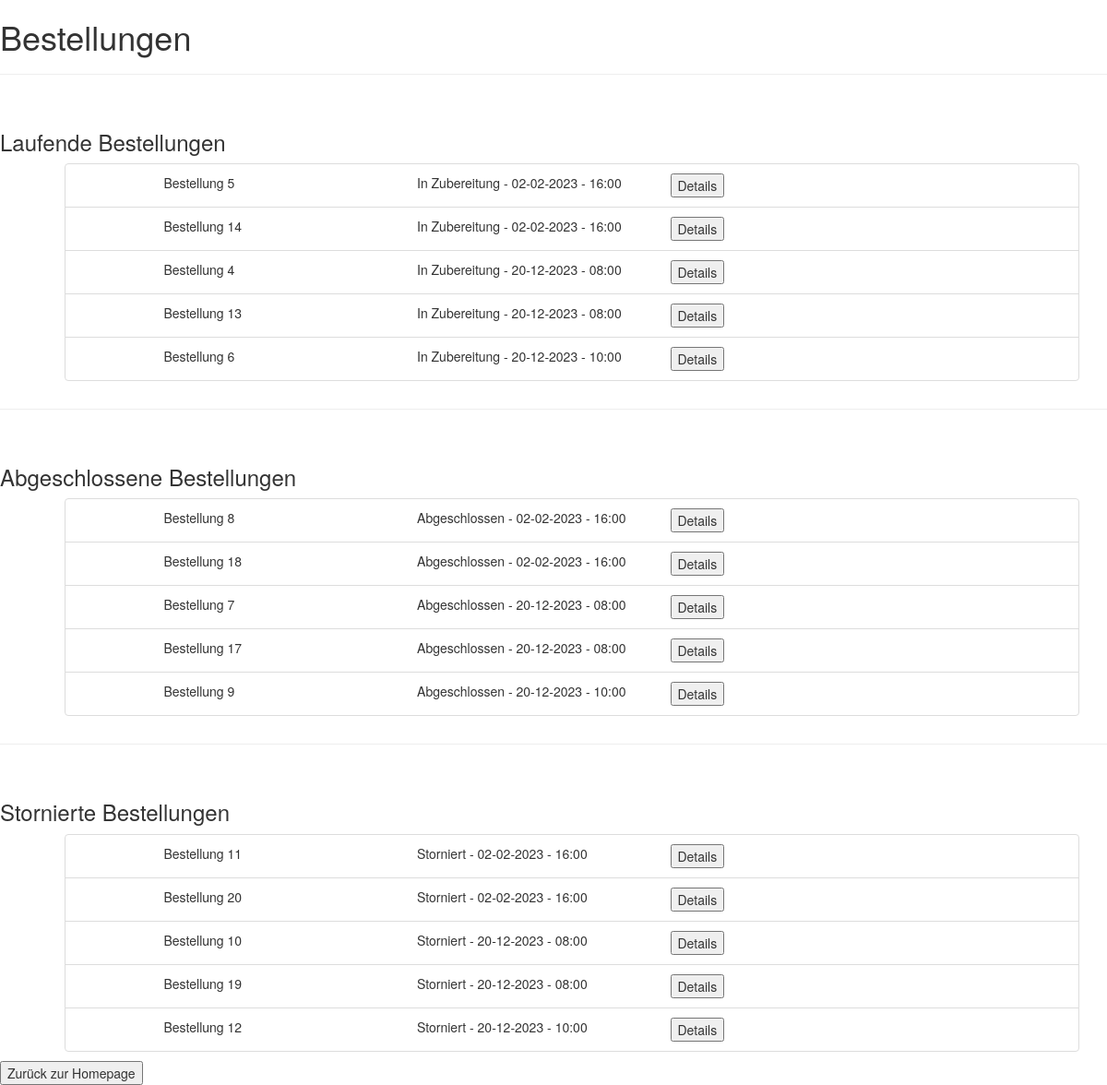
The app's page /restaurant/bestellungen (signed in) with its own data.
### tables this page shows
CREATE TABLE 'bestellung' ('bestell_id' INTEGER PRIMARY KEY AUTOINCREMENT,'status' TEXT, 'eingangsTag' DATE, 'eingangsUhrzeit' TIME, 'zusatztext' TEXT, 'restaurant_username' TEXT, 'customer_username' TEXT, FOREIGN KEY (restaurant_username) references restaurant(username), FOREIGN KEY (customer_username) references kunde(username));

### app.py (the view)
@app.route('/restaurant/bestellungen')
def restaurantOrders():
    if(not 'restaurant_username' in session):
        return render_template('restaurant_login.html')
    username = session['restaurant_username']
    pendingOrders = zugreifer.getPendingOrdersForRestaurant(username)
    finishedOrders = zugreifer.getFinishedOrdersForRestaurant(username)
    canceledOrders = zugreifer.getCanceledOrdersForRestaurant(username)
    return render_template('restaurant_orders.html', pendingOrders = pendingOrders, finishedOrders = finishedOrders, canceledOrders = canceledOrders)

### zugreifer.py (called while the page is built)
def getPendingOrdersForRestaurant(username):
    con = sqlite3.connect("Database.db")
    cur = con.cursor()
    result = cur.execute("SELECT * FROM bestellung where restaurant_username='" + username + "' and status='In Zubereitung' order by eingangsTag asc , eingangsUhrzeit asc;");
    pendingOrders = list()
    for x in result:
        pendingOrders.append(order(x[0], x[1], x[2], x[3], x[4], x[5], x[6]))
    cur.close()
    con.close()
    return pendingOrders;

def getFinishedOrdersForRestaurant(username):
    con = sqlite3.connect("Database.db")
    cur = con.cursor()
    result = cur.execute("SELECT * FROM bestellung where restaurant_username='" + username + "' and status='Abgeschlossen' order by eingangsTag asc , eingangsUhrzeit asc;");
    finishedOrders = list()
    for x in result:
        finishedOrders.append(order(x[0], x[1], x[2], x[3], x[4], x[5], x[6]))
    cur.close()
    con.close()
    return finishedOrders;

def getCanceledOrdersForRestaurant(username):
    con = sqlite3.connect("Database.db")
    cur = con.cursor()
    result = cur.execute("SELECT * FROM bestellung where restaurant_username='" + username + "' and status='Storniert' order by eingangsTag asc , eingangsUhrzeit asc;");
    canceledOrders = list()
    for x in result:
        canceledOrders.append(order(x[0], x[1], x[2], x[3], x[4], x[5], x[6]))
    cur.close()
    con.close()
    return canceledOrders;

### templates/restaurant_orders.html (shortened to what this page needs)
<!DOCTYPE html>
<html>
    <head>
        <link rel="stylesheet" href="https://maxcdn.bootstrapcdn.com/bootstrap/3.4.1/css/bootstrap.min.css">
    </head>
    <body>
        <h1>Bestellungen</h1>
        <hr><br>
        <h3>Laufende Bestellungen</h3>
        <div class="container">
            <ul>
                {%for pendingOrder in pendingOrders%}
                <li class="list-group-item" style="list-style-type: none;">
                    <div class="row">
                        <div class="col-sm-1"></div>
                        <div class="col-sm-3">
                            Bestellung {{ pendingOrder.orderId }}
                        </div>
                        <div class="col-sm-3">
                            {{ pendingOrder.status }} - {{ pendingOrder.date }} - {{ pendingOrder.time }}
                        </div>
                        <div class="col-sm-3">
                            <form action="{{ url_for('restaurantOrderDetails',orderId = pendingOrder.orderId) }}" method=post >
                                <button type="submit">Details</button>
                            </form>
                        </div>
                </li>
                {% endfor %}
            </ul>
        </div>
        <hr><br>
        <h3>Abgeschlossene Bestellungen</h3>
        <div class="container">
            <ul>
                {%for finishedOrder in finishedOrders %}
                <li class="list-group-item" style="list-style-type: none;">
                    <div class="row">
                        <div class="col-sm-1"></div>
                        <div class="col-sm-3">
                            Bestellung {{ finishedOrder.orderId }}
                        </div>
                        <div class="col-sm-3">
                            {{ finishedOrder.status }} - {{ finishedOrder.date }} - {{ finishedOrder.time }}
                        </div>
                        <div class="col-sm-3">
                            <form action="{{ url_for('restaurantOrderDetails',orderId = finishedOrder.orderId) }}" method=post >
                                <button type="submit">Details</button>
                            </form>
                        </div>
                </li>
                {% endfor %}
            </ul>
        </div>
        <hr><br>
        <h3>Stornierte Bestellungen</h3>
        <div class="container">
            <ul>
                {%for canceledOrder in canceledOrders %}
                <li class="list-group-item" style="list-style-type: none;">
                    <div class="row">
                        <div class="col-sm-1"></div>
                        <div class="col-sm-3">
                            Bestellung {{ canceledOrder.orderId }}
                        </div>
                        <div class="col-sm-3">
                            {{ canceledOrder.status }} - {{ canceledOrder.date }} - {{ canceledOrder.time }}
                        </div>
                        <div class="col-sm-3">
                            <form action="{{ url_for('restaurantOrderDetails',orderId = canceledOrder.orderId) }}" method=post >
                                <button type="submit">Details</button>
                            </form>
                        </div>
                </li>
                {% endfor %}
            </ul>
        </div>
        <div class="row-sm-20">
            <form action="/restaurant" method="get">
                <button type="submit">Zurück zur Homepage</button>
            </form>
        </div>
    </body>
</html>

### records on screen
bestellung: orderId "5", status "In Zubereitung", date "02-02-2023", time "16:00"
bestellung: orderId "14", status "In Zubereitung", date "02-02-2023", time "16:00"
bestellung: orderId "4", status "In Zubereitung", date "20-12-2023", time "08:00"
bestellung: orderId "13", status "In Zubereitung", date "20-12-2023", time "08:00"
bestellung: orderId "6", status "In Zubereitung", date "20-12-2023", time "10:00"
bestellung: orderId "8", status "Abgeschlossen", date "02-02-2023", time "16:00"
bestellung: orderId "18", status "Abgeschlossen", date "02-02-2023", time "16:00"
bestellung: orderId "7", status "Abgeschlossen", date "20-12-2023", time "08:00"
bestellung: orderId "17", status "Abgeschlossen", date "20-12-2023", time "08:00"
bestellung: orderId "9", status "Abgeschlossen", date "20-12-2023", time "10:00"
bestellung: orderId "11", status "Storniert", date "02-02-2023", time "16:00"
bestellung: orderId "20", status "Storniert", date "02-02-2023", time "16:00"
bestellung: orderId "10", status "Storniert", date "20-12-2023", time "08:00"
bestellung: orderId "19", status "Storniert", date "20-12-2023", time "08:00"
bestellung: orderId "12", status "Storniert", date "20-12-2023", time "10:00"
